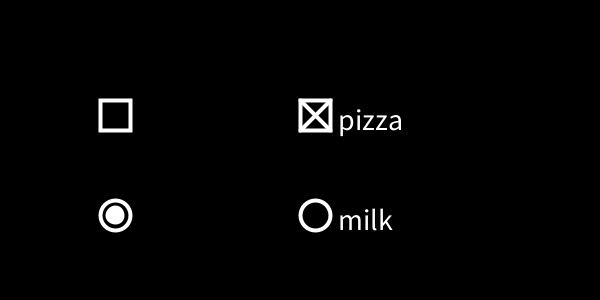
Frame 1 (no input)
Frame 60 (the mouse pressed at the canvas centre just before this capture): identical to frame 1, image omitted
Frame 120 (the mouse held since frame 60 and released just before this capture): identical to frame 1, image omitted

The Processing sketch that drew this single still picture (run headless with seeded random() and noise(); from frame 60 on, the mouse is pressed at the canvas centre):

// Processing sketch: ToggleButtonExample
// ── ToggleButtonExample.pde

// Some example objects
CheckBox cb1, cb2;
RadioButton rb1, rb2;

// Setup method
void setup() {
  // Set sketch size
  size(600, 300);
  // Create the objects
  cb1=new CheckBox(100, 100, 30, null);
  cb2=new CheckBox(300, 100, 30, "pizza");
  cb2.set();
  rb1=new RadioButton(100, 200, 30, null);
  rb1.set();
  rb2=new RadioButton(300, 200, 30, "milk");
}

// Draw method
void draw() {
  // Clear background
  background(0);
  // Draw the objects
  cb1.draw();
  cb2.draw();
  rb1.draw();
  rb2.draw();
}

// Mouse click event handler
void mouseClicked() {
  cb1.mouseClicked();
  cb2.mouseClicked(); 
  rb1.mouseClicked();
  rb2.mouseClicked();
}


// ── CheckButton.pde
class CheckBox extends ToggleButton {

  // Constructor  
  public CheckBox(float x, float y, float size, String label) {
    super(x, y, size, label);
  } 

  // Method to check if a point lies in this button's area
  public boolean pointInButtonRegion(float x, float y) {
    return x>=position.x && x<=position.x+size
      &&  y>=position.y && y<=position.y+size;
  }

  // Draw button method
  public void drawButton() {
    noFill();
    stroke(255);
    strokeWeight(4);
    rect(position.x, position.y, size, size);
    if (state) {
      line(position.x, position.y, position.x+size, position.y+size);
      line(position.x+size, position.y, position.x, position.y+size);
    }
  }
}


// ── RadioButton.pde
class RadioButton extends ToggleButton {
  
  // The center of the circular shape that makes the radio button
  private PVector center;
  
  // The constructor
  public RadioButton(float x, float y, float size, String label) {
    super(x, y, size, label);
    center=new PVector(x+size/2, y+size/2);
  } 
  
  // Method to check if a point lies in this button's area
  public boolean pointInButtonRegion(float x, float y) {
    return PVector.dist(center, new PVector(x,y))<=size/2;
  }

  // Method to draw the button
  public void drawButton() {
    noFill();
    stroke(255);
    strokeWeight(4);
    ellipseMode(CORNER);
    ellipse(position.x, position.y, size, size);
    if (state) {
      fill(255);
      ellipse(position.x+size/4, position.y+size/4, size/2, size/2);
    }
  }
}


// ── ToggleButton.pde
abstract class ToggleButton {

  // The (x,y) coordinate of the button on the screen
  protected PVector position;

  // The size of the button
  protected float size;

  // The state of the button
  protected boolean state;

  // The optional label for the button; leave as null for no label
  protected String label;

  // Constructor that takes a position and size
  public ToggleButton(float x, float y, float size, String label) {
    // Copy the initial parameters
    position=new PVector(x, y);
    this.size=size;
    this.label=label;
    // Set the initial state to false
    state=false;
  }  




  // Getters and setters
  public boolean get() { 
    return state;
  }
  public void set() { 
    state=true;
  }
  public void unSet() { 
    state=false;
  }

  // Method to be called whenever there is a mouse click
  // Method reurns true if the mouse click caused a state change
  // to this button
  public boolean mouseClicked() { 
    if (pointInButtonRegion(mouseX, mouseY)) { 
      state=!state;
      return true;
    }
    return false;
  }

  // Abstract method for determining if a point lies in the region
  // of this button. Ideally used for determining if a mouse click lies in
  // the button's region
  abstract public boolean pointInButtonRegion(float x, float y);

  // Abstract drawButton method, to be implemented by subclasses
  abstract public void drawButton();

  // drawLabel method, to draw the label next to the button
  public void drawLabel() {
    textSize(size);
    text(label, position.x+size+size/4, position.y+size);
  }

  // Draw method
  public void draw() {
    drawButton();
    if (label!=null) drawLabel();
  }
}
